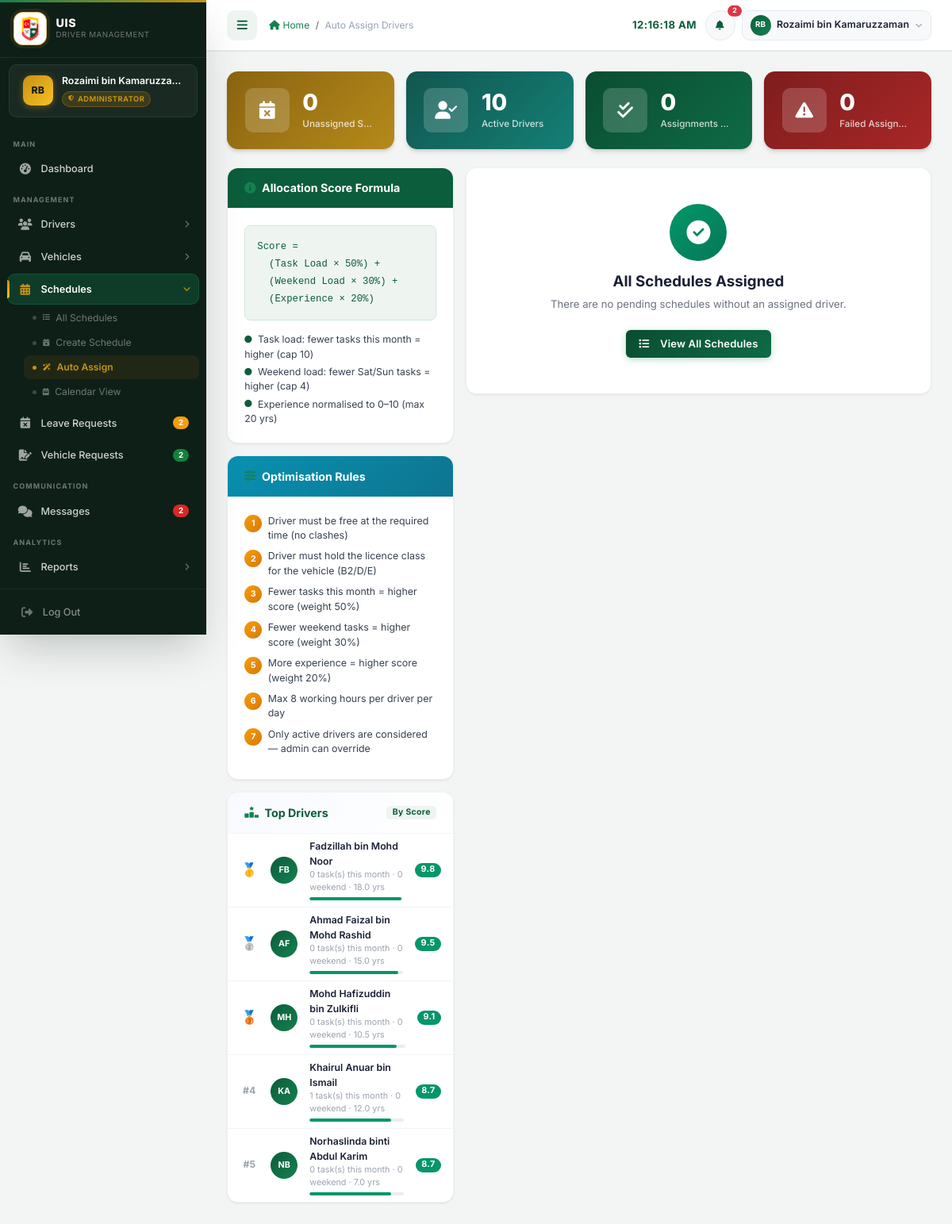
Page /admin/auto_assign.php (signed in) on the committed database.
### tables this page shows
CREATE TABLE drivers (
    driver_id           INT             NOT NULL AUTO_INCREMENT,
    employee_id         VARCHAR(20)     NOT NULL,
    name                VARCHAR(100)    NOT NULL,
    phone               VARCHAR(20)     NULL DEFAULT NULL,
    email               VARCHAR(100)    NULL DEFAULT NULL,
    address             TEXT            NULL DEFAULT NULL,
    experience_years    DECIMAL(4,1)    NOT NULL DEFAULT 0,
    performance_score   DECIMAL(5,2)    NOT NULL DEFAULT 5.00  COMMENT '0-10 scale',
    certification_score DECIMAL(5,2)    NOT NULL DEFAULT 5.00  COMMENT '0-10 scale',
    license_number      VARCHAR(50)     NULL DEFAULT NULL,
    license_class       VARCHAR(10)     NULL DEFAULT NULL COMMENT 'comma list: B2,D,E',
    license_expiry      DATE            NULL DEFAULT NULL,
    status              ENUM('active','inactive','on_leave') NOT NULL DEFAULT 'active',
    driver_type         ENUM('top_management','regular') NOT NULL DEFAULT 'regular',
    created_at          TIMESTAMP       NOT NULL DEFAULT CURRENT_TIMESTAMP,
    updated_at          TIMESTAMP       NOT NULL DEFAULT CURRENT_TIMESTAMP ON UPDATE CURRENT_TIMESTAMP,
    PRIMARY KEY (driver_id),
    UNIQUE KEY uq_drivers_employee_id (employee_id)
);

### config/database.php (called while the page is built, shortened)
<?php
function calculateAllocationScore(
    int $tasks_this_month,
    int $weekend_tasks,
    float $experience
): float {
    $task_factor    = 1.0 - min($tasks_this_month / 10.0, 1.0);
    $weekend_factor = 1.0 - min($weekend_tasks / 4.0, 1.0);
    $exp_factor     = min($experience / 20.0, 1.0);
    $score = ($task_factor    * 0.50)
           + ($weekend_factor * 0.30)
           + ($exp_factor     * 0.20);
    return round($score * 10, 2);
}
function getMonthlyTaskCounts(mysqli $conn, ?string $month = null): array
{
    $month = $month ?? date('Y-m');
    $stmt = $conn->prepare(
        "SELECT driver_id,
                COUNT(*) AS tasks,
                COALESCE(SUM(DAYOFWEEK(trip_date) IN (1, 7)), 0) AS weekend
         FROM schedules
         WHERE driver_id IS NOT NULL
           AND status <> 'cancelled'
           AND DATE_FORMAT(trip_date, '%Y-%m') = ?
         GROUP BY driver_id"
    );
    $stmt->bind_param('s', $month);
    $stmt->execute();
    $result = $stmt->get_result();
    $counts = [];
    while ($row = $result->fetch_assoc()) {
        $counts[(int)$row['driver_id']] = [
            'tasks'   => (int)$row['tasks'],
            'weekend' => (int)$row['weekend'],
        ];
    }
    return $counts;
}

### admin/auto_assign.php (the view, shortened to what this page needs)
<?php
require_once '../config/database.php';
$assignments   = [];
$errors        = [];
$unassigned_count = (int)$conn->query(
    "SELECT COUNT(*) AS cnt FROM schedules WHERE driver_id IS NULL AND status='pending'"
)->fetch_assoc()['cnt'];
$active_drivers_count = (int)$conn->query(
    "SELECT COUNT(*) AS cnt FROM drivers WHERE status='active'"
)->fetch_assoc()['cnt'];
$assignments_made  = count(array_filter($assignments, fn($a) => $a['status'] === 'assigned'));
$failed_count      = count($errors);
$drivers_result = $conn->query(
    "SELECT *, (SELECT COUNT(*) FROM schedules
                WHERE driver_id = d.driver_id
                  AND status NOT IN ('cancelled')
                  AND trip_date = CURDATE()) AS today_trips
     FROM drivers d WHERE status = 'active' ORDER BY name"
);
$current_counts = getMonthlyTaskCounts($conn);
$all_drivers = [];
while ($row = $drivers_result->fetch_assoc()) {
    $mc = $current_counts[(int)$row['driver_id']] ?? ['tasks' => 0, 'weekend' => 0];
    $row['month_tasks']    = $mc['tasks'];
    $row['month_weekend']  = $mc['weekend'];
    $row['priority_score'] = calculateAllocationScore(
        $mc['tasks'], $mc['weekend'], (float)$row['experience_years']
    );
    $all_drivers[] = $row;
}
usort($all_drivers, fn($a, $b) => $b['priority_score'] <=> $a['priority_score']);
require_once '../includes/header.php';
require_once '../includes/sidebar.php';
?>
<main class="main-content">
    <div class="row g-3 mb-4">
        <div class="col-6 col-xl-3">
            <div class="stat-card stat-amber">
                <div class="stat-card-icon"><i class="fas fa-calendar-xmark" style="font-size:1.5rem;"></i></div>
                <div class="stat-card-body">
                    <div class="stat-card-value"><?php echo $unassigned_count; ?></div>
                    <div class="stat-card-label">Unassigned Schedules</div>
                </div>
            </div>
        </div>
        <div class="col-6 col-xl-3">
            <div class="stat-card stat-green">
                <div class="stat-card-icon"><i class="fas fa-user-check" style="font-size:1.5rem;"></i></div>
                <div class="stat-card-body">
                    <div class="stat-card-value"><?php echo $active_drivers_count; ?></div>
                    <div class="stat-card-label">Active Drivers</div>
                </div>
            </div>
        </div>
        <div class="col-6 col-xl-3">
            <div class="stat-card stat-blue">
                <div class="stat-card-icon"><i class="fas fa-check-double" style="font-size:1.5rem;"></i></div>
                <div class="stat-card-body">
                    <div class="stat-card-value"><?php echo $assignments_made; ?></div>
                    <div class="stat-card-label">Assignments Made</div>
                </div>
            </div>
        </div>
        <div class="col-6 col-xl-3">
            <div class="stat-card stat-red">
                <div class="stat-card-icon"><i class="fas fa-triangle-exclamation" style="font-size:1.5rem;"></i></div>
                <div class="stat-card-body">
                    <div class="stat-card-value"><?php echo $failed_count; ?></div>
                    <div class="stat-card-label">Failed Assignments</div>
                </div>
            </div>
        </div>
    </div>
    <div class="row g-3">
        <div class="col-12 col-lg-4">
            <div class="content-card mb-3">
                <div class="content-card-header" style="background:linear-gradient(135deg,var(--uis-primary),#0b5d3b);">
                    <h5 class="content-card-title" style="color:#fff;">
                        <i class="fas fa-info-circle"></i> Allocation Score Formula
                    </h5>
                </div>
                <div class="content-card-body">
                    <div class="rounded-3 p-3 mb-3" style="background:#eef5f1;border:1px solid #cde7da;font-family:monospace;font-size:0.82rem;color:#0b5d3b;line-height:1.8;">
                        Score =<br>
                        &nbsp;&nbsp;(Task Load &times; 50%) +<br>
                        &nbsp;&nbsp;(Weekend Load &times; 30%) +<br>
                        &nbsp;&nbsp;(Experience &times; 20%)
                    </div>
                    <ul class="list-unstyled mb-0" style="font-size:0.82rem;color:#374151;">
                        <li class="mb-1"><i class="fas fa-circle fa-xs me-2" style="color:var(--uis-primary);"></i>Task load: fewer tasks this month = higher (cap 10)</li>
                        <li class="mb-1"><i class="fas fa-circle fa-xs me-2" style="color:var(--uis-primary);"></i>Weekend load: fewer Sat/Sun tasks = higher (cap 4)</li>
                        <li><i class="fas fa-circle fa-xs me-2" style="color:var(--uis-primary);"></i>Experience normalised to 0–10 (max 20 yrs)</li>
                    </ul>
                </div>
            </div>
            <div class="content-card mb-3">
                <div class="content-card-header" style="background:linear-gradient(135deg,#0891b2,#0e7490);">
                    <h5 class="content-card-title" style="color:#fff;">
                        <i class="fas fa-sliders"></i> Optimisation Rules
                    </h5>
                </div>
                <div class="content-card-body">
                    <ul class="list-unstyled mb-0" style="font-size:0.83rem;color:#374151;">
                        <?php
                        $rules = [
                            'Driver must be free at the required time (no clashes)',
                            'Driver must hold the licence class for the vehicle (B2/D/E)',
                            'Fewer tasks this month = higher score (weight 50%)',
                            'Fewer weekend tasks = higher score (weight 30%)',
                            'More experience = higher score (weight 20%)',
                            'Max 8 working hours per driver per day',
                            'Only active drivers are considered — admin can override',
                        ];
                        foreach ($rules as $i => $rule):
                        ?>
                        <li class="d-flex align-items-start gap-2 mb-2">
                            <span class="d-flex align-items-center justify-content-center flex-shrink-0 rounded-circle fw-bold"
                                  style="width:22px;height:22px;background:linear-gradient(135deg,#f59e0b,#d97706);color:#fff;font-size:0.7rem;margin-top:1px;">
                                <?php echo $i + 1; ?>
                            </span>
                            <?php echo htmlspecialchars($rule); ?>
                        </li>
                        <?php endforeach; ?>
                    </ul>
                </div>
            </div>
            <div class="content-card">
                <div class="content-card-header">
                    <h5 class="content-card-title">
                        <i class="fas fa-ranking-star"></i> Top Drivers
                    </h5>
                    <span class="badge" style="background:var(--uis-light);color:var(--uis-primary);font-size:0.7rem;">By Score</span>
                </div>
                <div class="content-card-body p-0">
                    <?php if (empty($all_drivers)): ?>
                    <div class="text-center py-4" style="color:#9ca3af;font-size:0.84rem;">
                        <i class="fas fa-user-slash fa-lg mb-2 d-block"></i>No active drivers
                    </div>
                    <?php else: ?>
                    <?php $medals = ['🥇','🥈','🥉']; ?>
                    <?php foreach (array_slice($all_drivers, 0, 5) as $i => $drv): ?>
                    <?php
                        $sc = (float)$drv['priority_score'];
                        $bar_pct = min(($sc / 10) * 100, 100);
                        $bar_color = $sc >= 7 ? '#059669' : ($sc >= 5 ? '#d97706' : '#dc2626');
                        $parts = array_filter(explode(' ', trim($drv['name'])));
                        $di = '';
                        foreach (array_slice($parts, 0, 2) as $p) { $di .= strtoupper($p[0]); }
                    ?>
                    <div class="d-flex align-items-center gap-3 px-3 py-2<?php echo $i < 4 ? ' border-bottom' : ''; ?>"
                         style="border-color:#f0f4f8!important;">
                        <div class="text-center flex-shrink-0" style="width:24px;font-size:<?php echo $i < 3 ? '1.1rem' : '0.82rem'; ?>;color:#9ca3af;font-weight:700;">
                            <?php echo $i < 3 ? $medals[$i] : '#' . ($i + 1); ?>
                        </div>
                        <div class="rounded-circle d-flex align-items-center justify-content-center flex-shrink-0"
                             style="width:34px;height:34px;background:linear-gradient(135deg,var(--uis-primary),var(--uis-secondary));color:#fff;font-size:0.72rem;font-weight:700;">
                            <?php echo htmlspecialchars($di ?: 'D'); ?>
                        </div>
                        <div class="flex-grow-1">
                            <div style="font-size:0.82rem;font-weight:600;color:#1a2035;">
                                <?php echo htmlspecialchars($drv['name']); ?>
                            </div>
                            <div style="font-size:0.72rem;color:#9ca3af;">
                                <?php echo (int)$drv['month_tasks']; ?> task(s) this month
                                · <?php echo (int)$drv['month_weekend']; ?> weekend
                                · <?php echo $drv['experience_years']; ?> yrs
                            </div>
                            <div class="progress mt-1" style="height:4px;border-radius:99px;background:#e8edf5;">
                                <div class="progress-bar" style="width:<?php echo number_format($bar_pct, 1); ?>%;background:<?php echo $bar_color; ?>;border-radius:99px;"></div>
                            </div>
                        </div>
                        <span class="badge rounded-pill flex-shrink-0"
                              style="background:<?php echo $bar_color; ?>;font-size:0.72rem;">
                            <?php echo number_format($sc, 1); ?>
                        </span>
                    </div>
                    <?php endforeach; ?>
                    <?php endif; ?>
                </div>
            </div>
        </div>
        <div class="col-12 col-lg-8">
            <?php if ($unassigned_count === 0 && empty($assignments)): ?>
            <div class="content-card">
                <div class="content-card-body text-center py-5">
                    <div class="rounded-circle d-inline-flex align-items-center justify-content-center mb-3"
                         style="width:72px;height:72px;background:linear-gradient(135deg,#059669,#047857);">
                        <i class="fas fa-circle-check fa-2x" style="color:#fff;"></i>
                    </div>
                    <h5 style="font-weight:700;color:#1a2035;" class="mb-2">All Schedules Assigned</h5>
                    <p style="color:#6b7280;font-size:0.88rem;" class="mb-4">
                        There are no pending schedules without an assigned driver.
                    </p>
                    <a href="<?php echo SITE_URL; ?>/admin/schedules.php"
                       class="btn btn-uis-primary">
                        <i class="fas fa-list me-2"></i>View All Schedules
                    </a>
                </div>
            </div>
            <?php endif; ?>
        </div>
    </div>
</main>
<?php require_once '../includes/footer.php'; ?>

### rows in the picture
drivers: i "🥇", di "FB", name "Fadzillah bin Mohd Noor", month_tasks "0", month_weekend "0", experience_years "18.0", $bar_pct 98.0 (drawn), sc "9.8"
drivers: i "🥈", di "AF", name "Ahmad Faizal bin Mohd Rashid", month_tasks "0", month_weekend "0", experience_years "15.0", $bar_pct 95.0 (drawn), sc "9.5"
drivers: i "🥉", di "MH", name "Mohd Hafizuddin bin Zulkifli", month_tasks "0", month_weekend "0", experience_years "10.5", $bar_pct 90.5 (drawn), sc "9.1"
drivers: di "KA", name "Khairul Anuar bin Ismail", month_tasks "1", month_weekend "0", experience_years "12.0", $bar_pct 87.0 (drawn), sc "8.7"
drivers: di "NB", name "Norhaslinda binti Abdul Karim", month_tasks "0", month_weekend "0", experience_years "7.0", $bar_pct 87.0 (drawn), sc "8.7"

### other values in the picture
$initials "RB"
$full_name "Rozaimi bin Kamaruzza…"
$role_label "ADMINISTRATOR"
$_pending_leaves "2"
$_approved_requests "2"
$_unread_msgs "2"
$page_title "Auto Assign Drivers"
$_dh_total "2"
$full_name "Rozaimi bin Kamaruzzaman"
$unassigned_count "0"
$active_drivers_count "10"
$assignments_made "0"
$failed_count "0"
$rule "Driver must be free at the required time (no clashes)"
$rule "Driver must hold the licence class for the vehicle (B2/D/E)"
